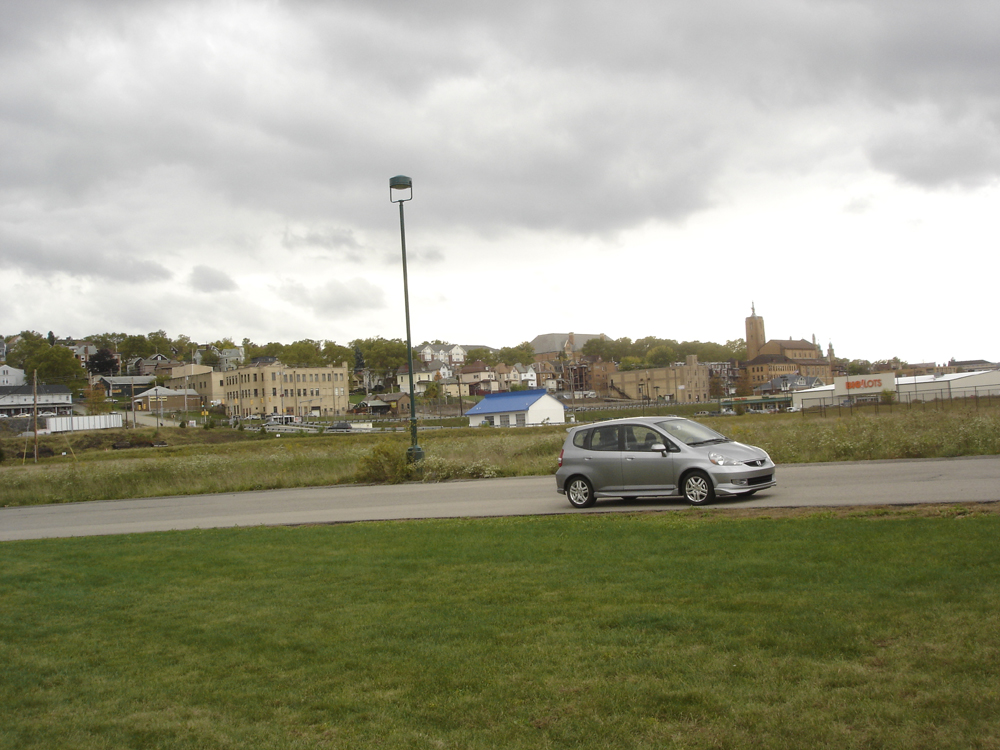
#> input picture HW1/image/Car1.jpg, 1000 x 750 px
$ python panaroma.py
#> lines starting #> are read from the running program, lines starting #| are printed output that depends on the picture
import cv2 as cv
import numpy as np

img1 = cv.imread("image/Car1.jpg")
#> img1 is the input picture: shape (750, 1000, 3); mean B, G, R 134.5, 155.7, 155.6
img2 = cv.imread("image/Car2.jpg")
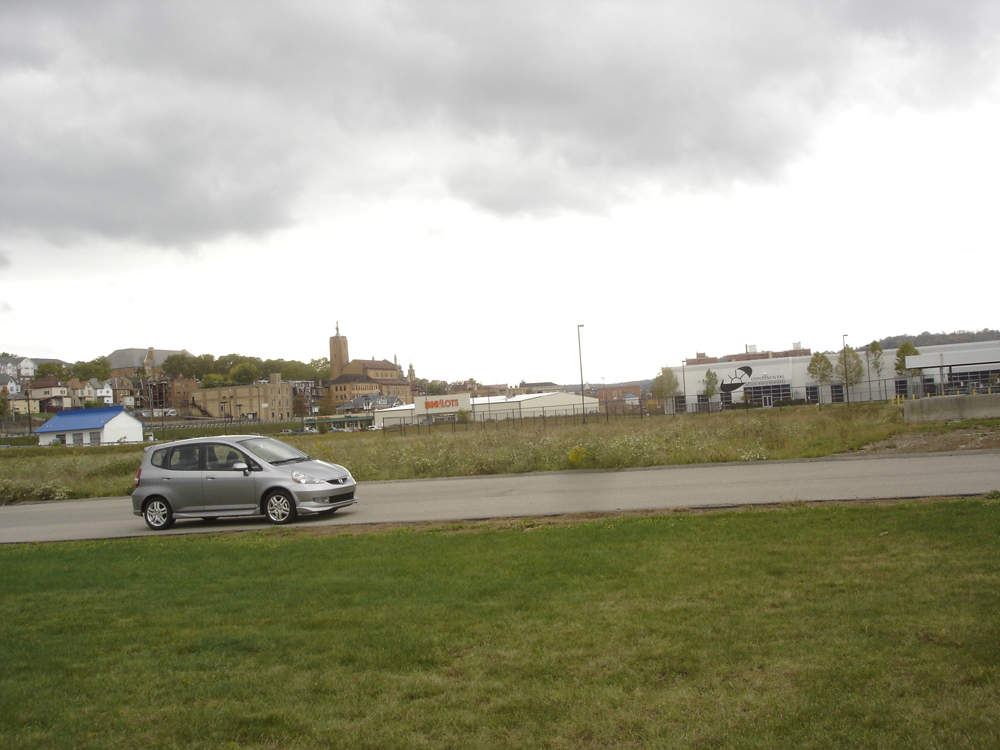
#> input picture HW1/image/Car2.jpg, 1000 x 750 px
#> img2 is the input picture: shape (750, 1000, 3); mean B, G, R 144.6, 164.3, 164.9
height , width , channel = img1.shape
#> height = 750; width = 1000; channel = 3

roi_1 = np.array([[389, 545], [399, 802], [389, 941], [344, 456], [475, 940], [459, 560]])
roi_2 = np.array([[406, 122], [418, 383],[409, 513], [357, 25], [490, 511], [479, 136]])

A = np.empty((0,6), np.uint8)
# for x,y in roi_2[2:8]:
for x,y in roi_2:
    A = np.vstack((A , np.array([x ,y ,x*y,x*x,y*y,1])))

B = np.empty((0,6) , np.uint8)
# for x,y in roi_1[2:8]:
for x,y in roi_1:
    B = np.vstack((B , np.array([x , y , x*y ,x*x,y*y, 1])))

trans = np.linalg.solve(A , B)
inv_trans = np.linalg.inv(trans)

left = np.array(np.dot(np.array([0,0,0,0,0,1]) , trans),np.int64)
right = np.array(np.dot(np.array([height - 1,0,0,(height - 1) ** 2 ,0,1]) , trans),np.int64)
#> right = [698, 450, 272987, 490483, 89877, 0]
up = np.array(np.dot(np.array([0,width - 1 ,0,0,(width - 1) ** 2 ,1]) , trans),np.int64)
down = np.array(np.dot(np.array([height - 1,width - 1,(width - 1)*(height - 1),(height - 1)**2,(width - 1) ** 2,1]) , trans),np.int64)
#> down = [786, 1530, 1112065, 571551, 2110553, 0]

min_h = min(left[0] , right[0] , up[0] , down[0])
max_h = max(left[0] , right[0] , up[0] , down[0])
min_w = min(left[1] , right[1] , up[1] , down[1])
max_w = max(left[1] , right[1] , up[1] , down[1])

reg_img_2 = np.zeros((1200 ,1540 , 3) , np.uint8)

for i in range(min_h,max_h):
    for j in range(min_w, max_w):
        pixel = np.array([i , j , i*j , i*i , j*j , 1], np.int64)
        target = np.dot(pixel, inv_trans)
        x , y = int(np.floor(target[0])) , int(np.floor(target[1]))
        if x >= height or x < 0 or y < 0 or  y >= width:
            continue
        reg_img_2[i - min_h][j] = img2[x][y]
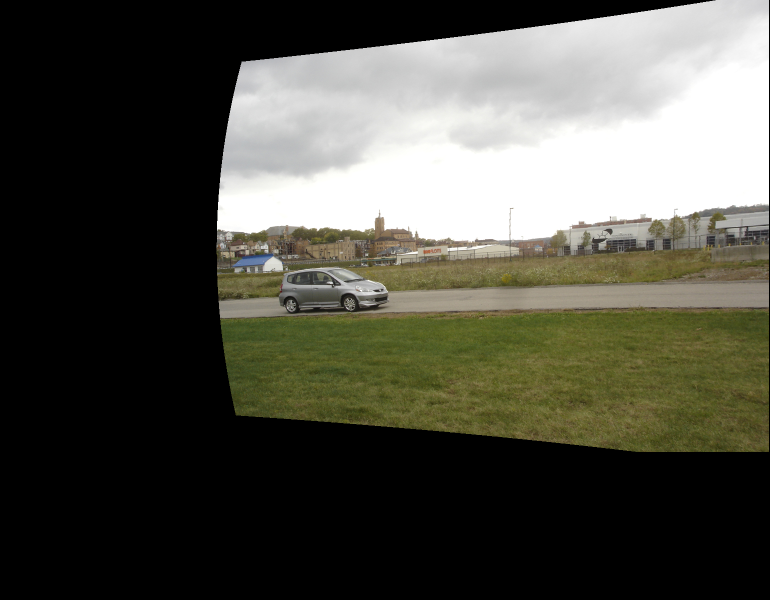
#> reg_img_2: shape (1200, 1540, 3) (shown at 1/2 size); mean B, G, R 69.7, 79.2, 79.6

cv.imwrite("result/1.1.2/registered_2.jpg" , reg_img_2)
cv.imshow("registerred" , reg_img_2)

for i in range(0,height):
    for j in range(0,width):
        reg_img_2[i - min_h][j] = img1[i][j]
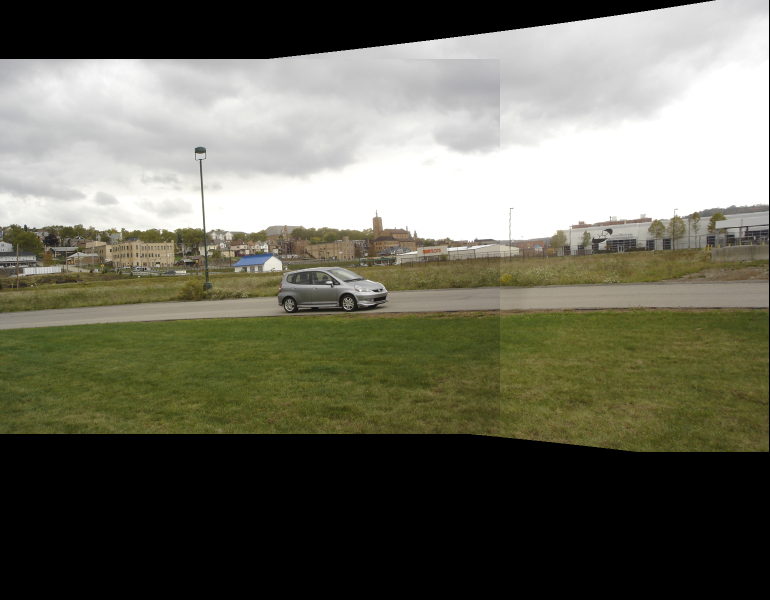
#> reg_img_2: shape (1200, 1540, 3) (shown at 1/2 size); mean B, G, R 93.4, 107.1, 107.5

cv.imwrite("result/1.1.2/panaroma_2.jpg" , reg_img_2)
cv.imshow("reg" , reg_img_2)
cv.waitKey(0)
